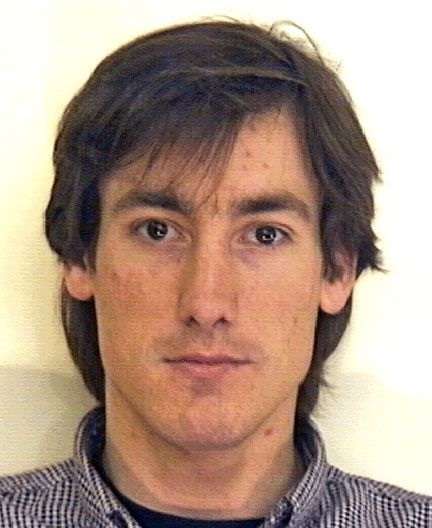
#> input picture face_database/adrian1.jpg, 432 x 528 px; its folder holds only this picture in this run
$ python face_grayscale_save.py
#> lines starting #> are read from the running program, lines starting #| are printed output that depends on the picture
### face_detection.py
import numpy as np
import cv2

# Width and Height of face image
W, H = 100, 100

# Face Database folder, Face Database Grayscale folder, "Intermediate" folder to save intermediate results
face_database_file, face_database_gray_file, intermediate_file = 'face_database', 'face_database_gray', 'intermediate'

face_Cascade = cv2.CascadeClassifier('haarcascade_frontalface.xml')


# Functions for face detection

def detect_face(img_gray):
    global face_Cascade

    detected_face_gray_resized, detected_face_coords = None, None
    detected_faces = face_Cascade.detectMultiScale(img_gray, scaleFactor=1.1, minNeighbors=5, minSize=(35, 35))

    # Find the coordinates of the largest face
    largest_coords = largest_face(detected_faces)

    if largest_coords is not None:
        (x, y, w, h) = largest_coords
        detected_face_coords = largest_coords  # copy location of largeest face (x,y,w,h)

        cropped_face = img_gray[y:y + h, x:x + w]  # crop only the face
        detected_face_gray_resized = cv2.resize(cropped_face, (W, H))  # resize the largest face to W x H

    return detected_face_gray_resized, detected_face_coords


def calculate_area(rect):
    ''' Calculate the area of detected face '''
    x, y, w, h = rect
    area = w * h
    return area


def largest_face(detected_faces):
    ''' Find the largest face among all detected faces '''
    # No faces found
    if len(detected_faces) == 0:
        print('No faces detected!')
        return None

    areas = [calculate_area(face) for face in detected_faces]
    max_index = np.argmax(areas)
    largest_detected_face = detected_faces[max_index]
    return largest_detected_face

### face_grayscale_save.py
import os
import numpy as np
import cv2
from face_detection import *


# Original Images in Face Database
f_list = [f for f in os.listdir(face_database_file) if os.path.isfile(os.path.join(face_database_file, f))]

print('Saving grayscale and cropped face images...')

# Detect face, read as grayscale, and resize to fixed size W x H

for file_name in f_list:
    # Read face image as grayscale
    img_gray = cv2.imread(os.path.join(face_database_file, file_name), 0)
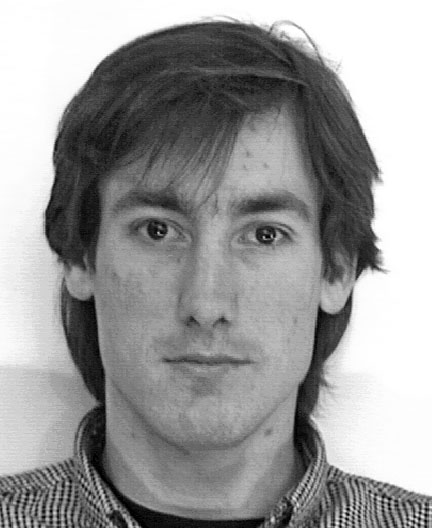
#> img_gray: shape (528, 432); min 0, max 255, mean 154.5

    # Detect face
    detected_face_gray, detected_face_coords = detect_face(img_gray)
#> in detect_face, `detected_faces = face_Cascade.detectMultiScale(img_gray, scaleFactor=1..`: detected_faces = [[61, 118, 299, 299]]
#> in largest_face, `areas = [calculate_area(face) for face in detected_faces]`: areas = [89401]
#> in largest_face, `max_index = np.argmax(areas)`: max_index = 0
#> in largest_face, `largest_detected_face = detected_faces[max_index]`: largest_detected_face = [61, 118, 299, 299]
#> in detect_face, `(x, y, w, h) = largest_coords`: x = 61; y = 118; w = 299
#> in detect_face, `detected_face_coords = largest_coords`: detected_face_coords = [61, 118, 299, 299]
#> in detect_face, `cropped_face = img_gray[y:y + h, x:x + w]`:
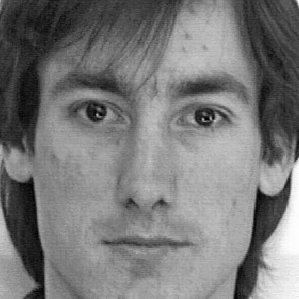
#> cropped_face: shape (299, 299); min 0, max 255, mean 120.8
#> in detect_face, `detected_face_gray_resized = cv2.resize(cropped_face, (W, H))`:
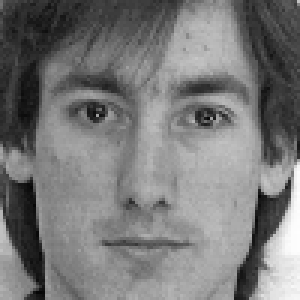
#> detected_face_gray_resized: shape (100, 100) (shown 3 times larger); min 6, max 254, mean 120.7
#> detected_face_coords = [61, 118, 299, 299]

    # If detected face (grayscale and resized), save to face_database_gray folder
    if detected_face_gray is not None:
        # cv2.imshow('',detected_face_gray)
        # cv2.waitKey(0)
        path_to_new_img = os.path.join(face_database_gray_file, file_name)
        cv2.imwrite(path_to_new_img, detected_face_gray)
    else:
        print("Face on the image %s was not found!" % file_name)

print('Save complete.')

$ run again, on face_database/amellanby2.jpg
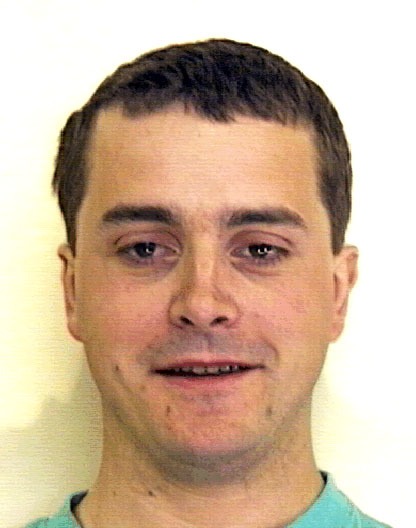
#> input picture face_database/amellanby2.jpg, 416 x 528 px
#> `img_gray = cv2.imread(os.path.join(face_database_file, file_name), 0)`:
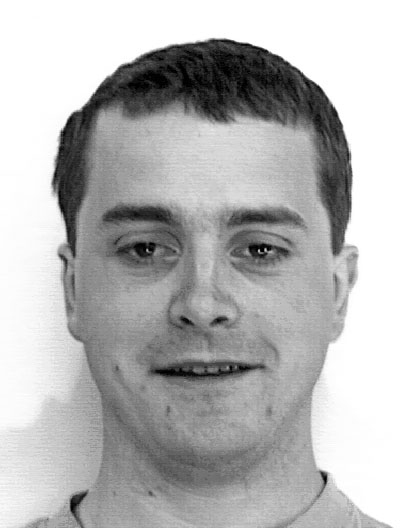
#> img_gray: shape (528, 416); min 0, max 255, mean 183.9
#> detected_faces = [[48, 123, 315, 315]]
#> areas = [99225]
#> max_index = 0
#> largest_detected_face = [48, 123, 315, 315]
#> x = 48; y = 123; w = 315
#> in detect_face, `detected_face_coords = largest_coords`: detected_face_coords = [48, 123, 315, 315]
#> in detect_face, `detected_face_gray_resized = cv2.resize(cropped_face, (W, H))`:
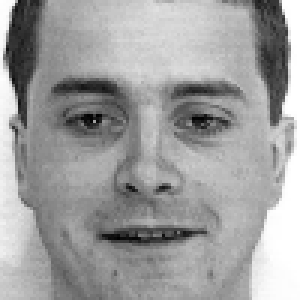
#> detected_face_gray_resized: shape (100, 100) (shown 3 times larger); min 0, max 255, mean 158.6

$ run again, on face_database/andrew1.jpg
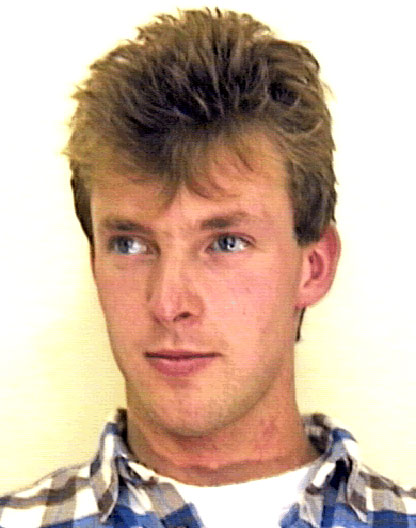
#> input picture face_database/andrew1.jpg, 416 x 528 px
#> `img_gray = cv2.imread(os.path.join(face_database_file, file_name), 0)`:
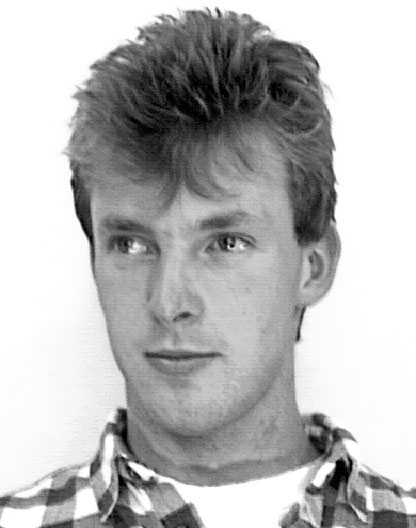
#> img_gray: shape (528, 416); min 0, max 255, mean 184.4
#> detected_faces = [[46, 144, 262, 262]]
#> areas = [68644]
#> max_index = 0
#> largest_detected_face = [46, 144, 262, 262]
#> x = 46; y = 144; w = 262
#> in detect_face, `detected_face_coords = largest_coords`: detected_face_coords = [46, 144, 262, 262]
#> in detect_face, `detected_face_gray_resized = cv2.resize(cropped_face, (W, H))`:
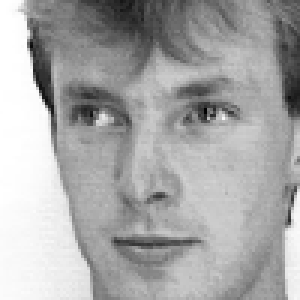
#> detected_face_gray_resized: shape (100, 100) (shown 3 times larger); min 1, max 255, mean 168.1

$ run again, on face_database/alison2.jpg
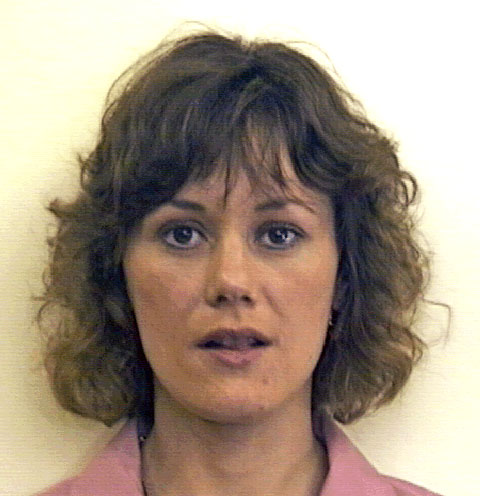
#> input picture face_database/alison2.jpg, 480 x 496 px
#> `img_gray = cv2.imread(os.path.join(face_database_file, file_name), 0)`:
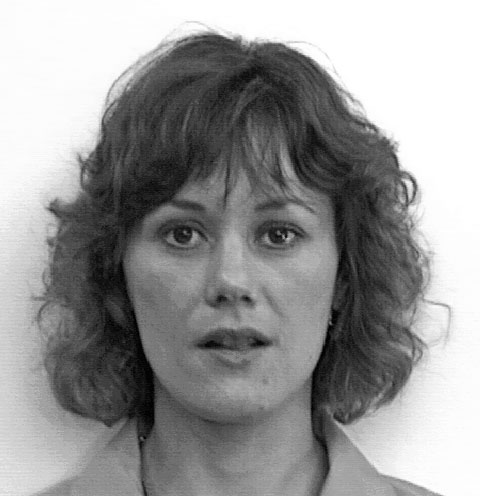
#> img_gray: shape (496, 480); min 0, max 255, mean 150.4
#> detected_faces = [[93, 128, 277, 277]]
#> areas = [76729]
#> max_index = 0
#> largest_detected_face = [93, 128, 277, 277]
#> x = 93; y = 128; w = 277
#> in detect_face, `detected_face_coords = largest_coords`: detected_face_coords = [93, 128, 277, 277]
#> in detect_face, `cropped_face = img_gray[y:y + h, x:x + w]`:
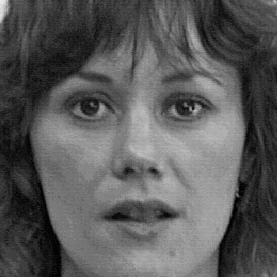
#> cropped_face: shape (277, 277); min 0, max 235, mean 89.7
